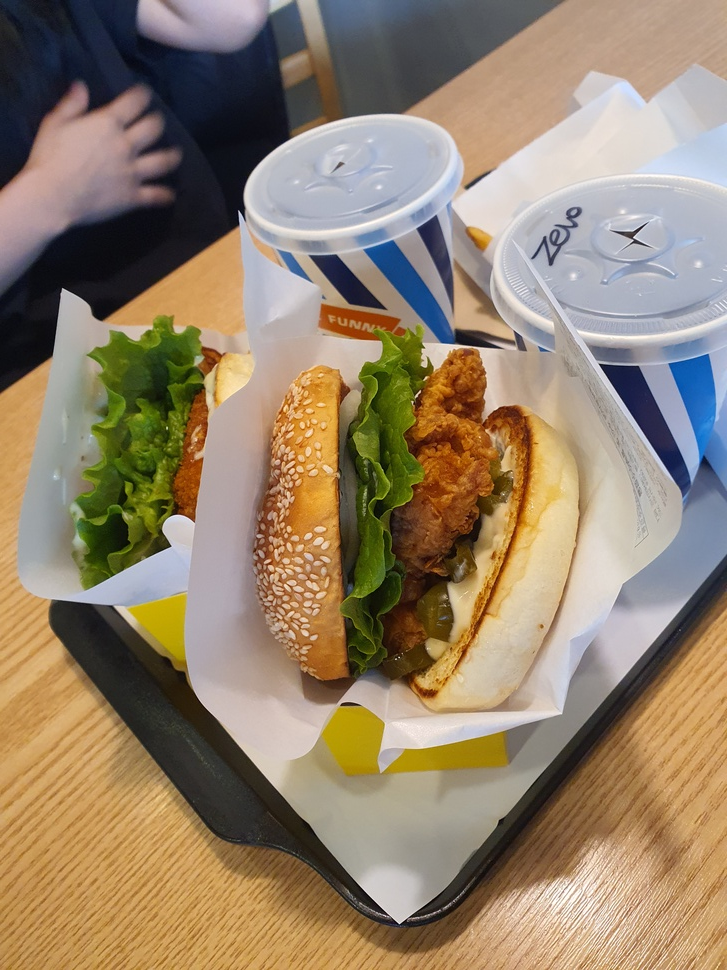
#> input picture img1.jpg, 727 x 970 px, shrunk from 3024 x 4032 before the run
$ python gaussianBlur.py
#> lines starting #> are read from the running program, lines starting #| are printed output that depends on the picture
import matplotlib.pyplot as plt
import numpy as np
import cv2

if __name__ == "__main__":
    img_file = "img1.jpg"
    img = cv2.imread(img_file, cv2.IMREAD_GRAYSCALE)
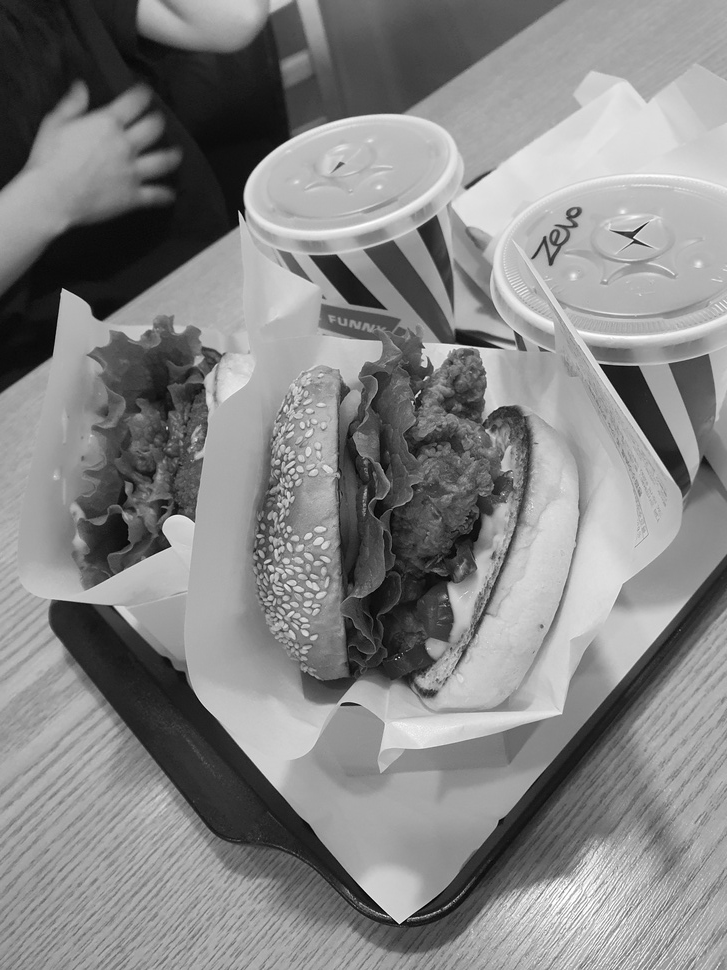
#> img: shape (970, 727); min 0, max 255, mean 133.5

    if img is not None:
        gaussian_img1 = cv2.GaussianBlur(img, (0, 0), 1)
        gaussian_img2 = cv2.GaussianBlur(img, (0, 0), 2)
        gaussian_img3 = cv2.GaussianBlur(img, (0, 0), 3)
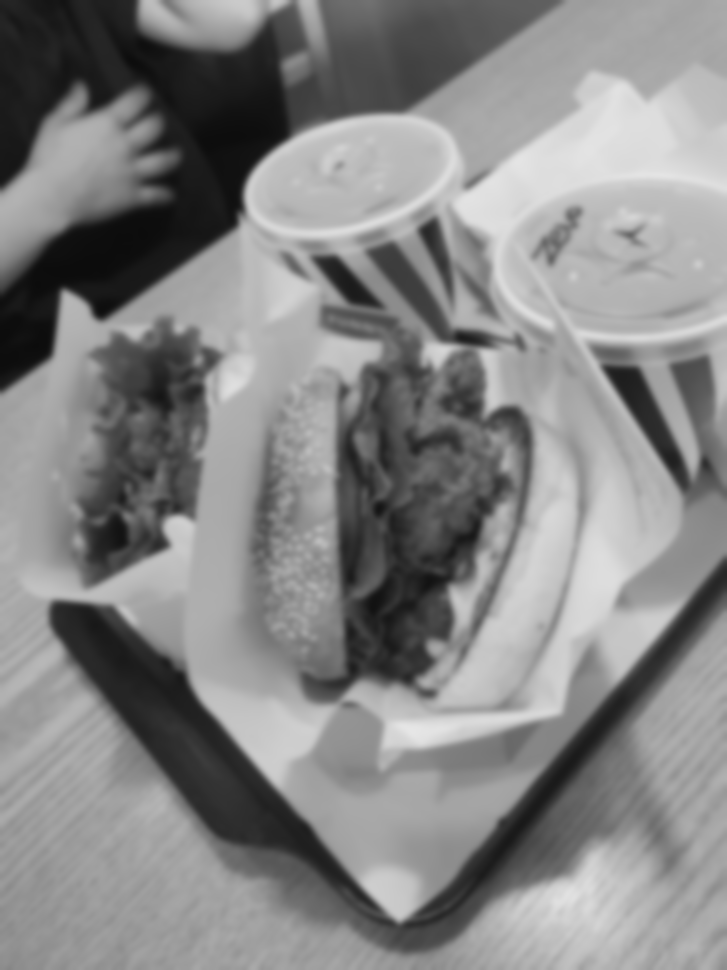
#> gaussian_img3: shape (970, 727); min 12, max 230, mean 133.5

        plt.subplot(2, 2, 1)
        plt.title("original")
        plt.imshow(img, cmap='gray')

        plt.subplot(2, 2, 2)
        plt.title("sigma = 1")
        plt.imshow(gaussian_img1, cmap='gray')
        plt.subplot(2, 2, 3)
        plt.title("sigma = 2")
        plt.imshow(gaussian_img2, cmap='gray')
        plt.subplot(2, 2, 4)
        plt.title("sigma = 3")
        plt.imshow(gaussian_img3, cmap='gray')

        plt.show()
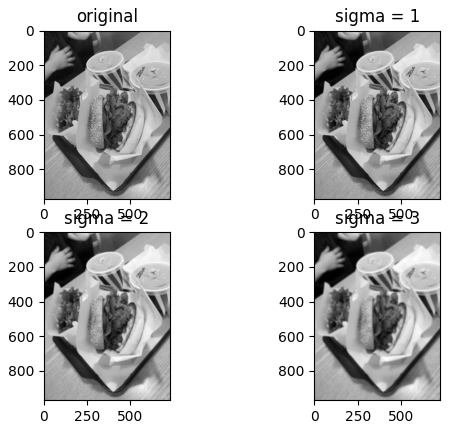
#> figure drawn by matplotlib, 4 panels
